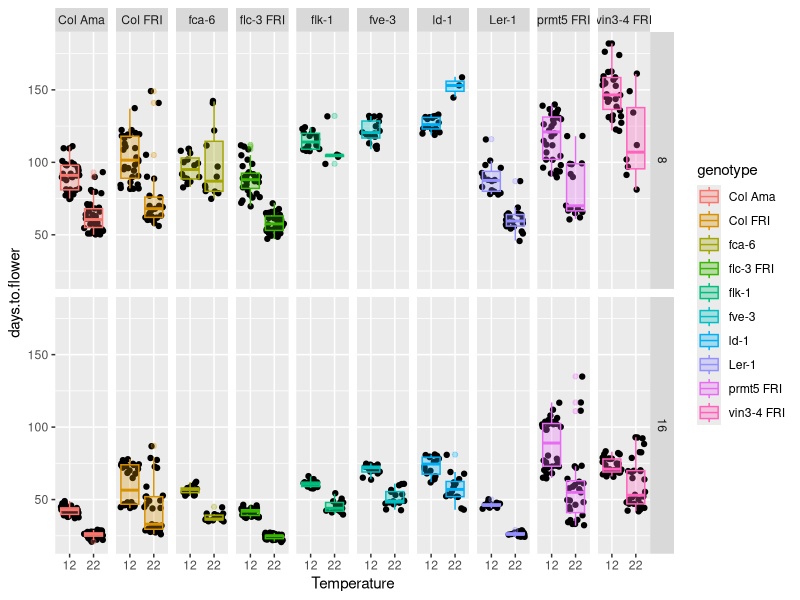
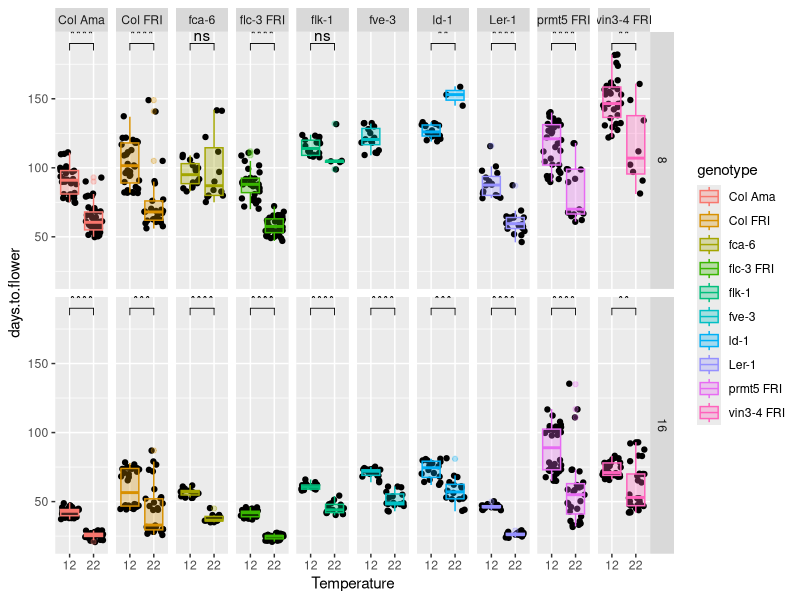

These figures' R source, in order:
## ---- chunk 1
knitr::opts_chunk$set(echo = TRUE,
                      fig.width = 12, 
                      fig.height = 8)
library(ggplot2)
library(knitr)
library(ggpubr)
## ---- chunk 2
data <- read.csv("burghardt_et_al_2015_expt1.csv")
dim(data)
kable(head(data))
kable(summary(data))
## ---- chunk 3
data$temperature <- factor(data$temperature)
ggplot(data, aes(x = factor(temperature), 
                 y = days.to.flower, 
                 color = genotype )) + 
  geom_jitter(color = "black")+ 
  geom_boxplot(aes(fill = genotype), alpha = 0.3) +
  facet_grid(day.length~genotype) + 
  xlab("Temperature")
## ---- chunk 4

comparisons <- list(c("12", "22"))
ggplot(data, aes(x = temperature, 
                 y = days.to.flower, 
                 color = genotype )) + 
  geom_jitter(color = "black")+ 
  geom_boxplot(aes(fill = genotype), alpha = 0.3) +
  facet_grid(day.length~genotype) + 
  xlab("Temperature") + 
  stat_compare_means(comparisons = comparisons, label = "p.signif")
